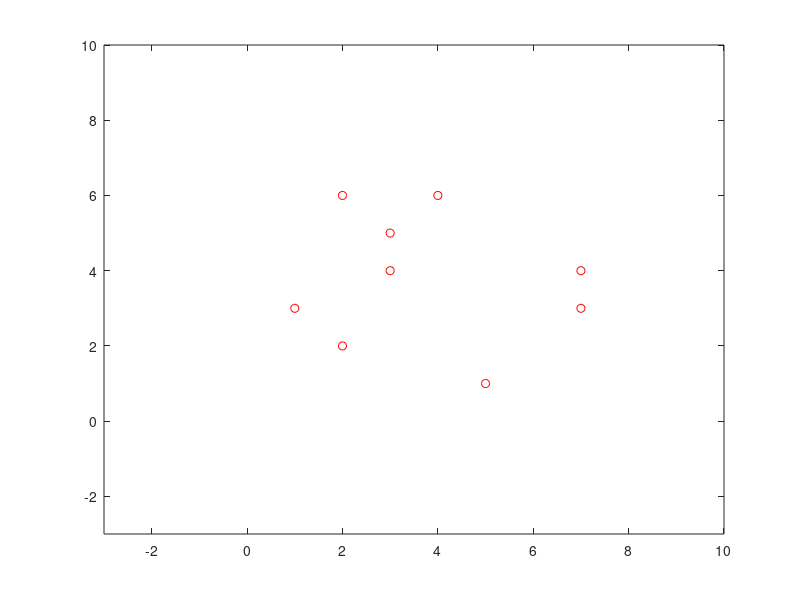

Here is the MATLAB script that generated this plot: (Note: this script raises an error after producing the figure.)
%setOfPoints = [1 3 5 7 4 3 2 7 2; 3 5 1 4 6 4 2 3 6];
setOfPoints = [1 3 5 7 4 3 2 7 2; 3 5 1 4 6 4 2 3 6];

plot(setOfPoints(1,:),setOfPoints(2,:),'ro');
axis([-3 10 -3 10]);


n = length(setOfPoints);

% 1. Sort points by x-coordinate
[x_sorted, idx_sort] = sort(setOfPoints(1,:));   
y_sorted = setOfPoints(2,idx_sort);
sorted = [x_sorted; y_sorted];

% 2. Put points p1 and p2 in list Lupper with p1 as first point
L_upper = sorted(:,1:2);

%for i=3 to n
for i=3:n
    % 4. Append pi to L_upper
    L_upper = [ L_upper , sorted(:,i)];

    % 5. While L_upper contains more than two points and the last three
    % points in L_upper do not make a right turn
    nLup = size(L_upper,2); % number of points in L_upper
    while ( nLup > 2 ) && ~(rightTurn(L_upper(:,nLup-2),L_upper(:,nLup-1),L_upper(:,nLup)))
        % 6. Delete the middle of the last three points from Lupper
        L_upper = [L_upper(:,1:(nLup-2)) L_upper(:,nLup)]
        nLup = size(L_upper,2); % number of points in L_upper
    end
        
end

hold on;
plot(L_upper(1,:),L_upper(2,:),'bo');
